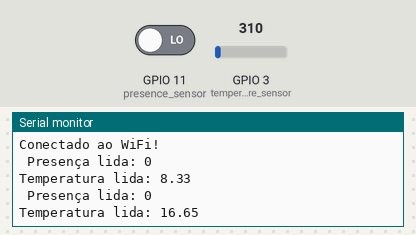
Recording of a sketch running on a simulated ESP32-S3. Shown: the last lines printed to the serial monitor. Inputs (shaded band) come from the test bench; at power-on: GPIO 3 (temperature_sensor) = 310, GPIO 11 (presence_sensor) LOW. WiFi joins after 1.5 s; servers stay silent unless stated; uploads are accepted with an empty reply; the local clock reads 2024-03-15 10:24:30 at power-on unless the sketch sets it.

Above: at 4.8 s.
4.9 s: GPIO 3 (temperature_sensor) set to 372
At 5.56 s:
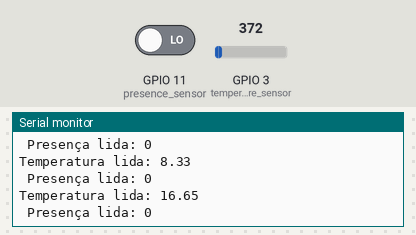
6.4 s: GPIO 11 (presence_sensor) driven HIGH
At 7.36 s:
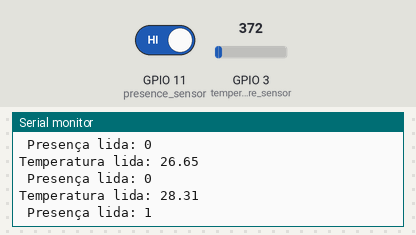
7.9 s: GPIO 3 (temperature_sensor) set to 434
At 8.9 s:
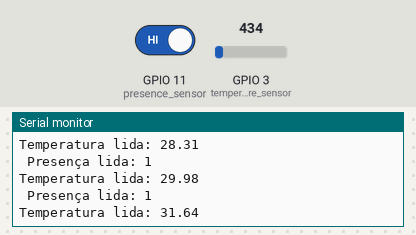
Timing chart, 0 to 10.9 s (numbered marks = the images above; inputs shaded):
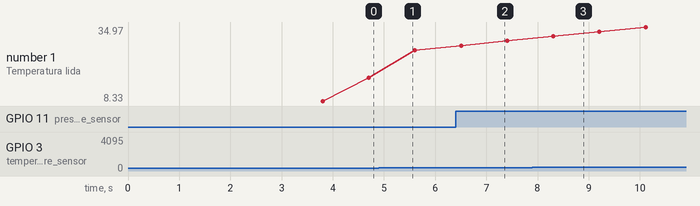

The sketch:

sensores.ino
```cpp
#include <HTTPClient.h>
#include <WiFi.h>
#include <time.h>


int presence_sensor = 11;
int last_presence_state = LOW;  // the previous reading from the input pin
int presence_state;             // the current reading from the input pin
int temperature_sensor = A2;
float temp_reading;
float tempC;
int connected_wifi = 0;

const char* SERVER_URL_POST = "http://192.168.15.38:8080/dados-sensores";

unsigned long last_debounce_time = 0;  // the last time the output pin was toggled
unsigned long debounce_delay = 300;    // the debounce time; increase if the output flickers

float readings_temperature[3] = { 0, 0, 0 };
int index_temp = 0;

//Função para suavizar medida analógica
float moving_average(float newValue) {
  readings_temperature[index_temp] = newValue;
  index_temp = (index_temp + 1) % 3;

  float sum = readings_temperature[0] + readings_temperature[1] + readings_temperature[2];
  return sum / 3.0;
}

// Função para conectar a redes Wi-Fi
void connectToWiFi() {
  WiFi.disconnect();
  delay(100);
  WiFi.begin("NEPOMUCENO", "Sthe120605");
  int attempts = 0;
  while (WiFi.status() != WL_CONNECTED && attempts < 20) {
    delay(500);
    Serial.print(".");
    attempts++;
  }

  if (WiFi.status() == WL_CONNECTED) {
    Serial.print("\nConectado ao WiFi!");
    connected_wifi = 1;
  }

  //Se não conseguiu se conectar em 20 tentativas em cada rede, tenta depois de 10 segundos
  if (!connected_wifi) {
    Serial.println("\nFalha ao conectar a rede disponibilizada");
    delay(10000);  // Intervalo antes de tentar
  }
}

int send_sensor_data(String id, String timestamp, String tipo_sensor, String tipo_leitura, String valor) {
  // Inspirado por https://stackoverflow.com/questions/3677400/making-a-http-post-request-using-arduino
  // Check if we are Connected.
  if (WiFi.status() == WL_CONNECTED) {  //Check WiFi connection status
    HTTPClient http;
    String jsondata = "{";
    jsondata += "\"id\":\"" + id + "\",";
    jsondata += "\"timestamp\":\"" + timestamp + "\",";
    jsondata += "\"tipo-sensor\":\"" + tipo_sensor + "\",";
    jsondata += "\"tipo-leitura\":\"" + tipo_leitura + "\",";
    jsondata += "\"valor\":" + valor;
    jsondata += "}";

    http.begin(SERVER_URL_POST);  //Specify request destination
    http.addHeader("Content-Type", "application/json");
    int httpResponseCode = http.POST(jsondata);  //Send the actual POST request

    Serial.print("\n");
    http.writeToStream(&Serial);  // Print the response body

    if (httpResponseCode > 0) {
      String response = http.getString();  //Get the response to the request
      http.end();
      return httpResponseCode;
    } else {
      Serial.print("Error on sending POST: ");
      Serial.println(httpResponseCode);
      http.end();
      return -1;
    }
  }

  return -2;
}

String getTimestamp() {
  time_t now = time(nullptr);

  if (now < 100000) {
    // ainda não sincronizou com NTP
    return "1970-01-01T00:00:00-03:00";
  }

  struct tm* timeinfo = localtime(&now);

  char buffer[35];
  strftime(buffer, sizeof(buffer), "%Y-%m-%dT%H:%M:%S-03:00", timeinfo);

  return String(buffer);
}

void setup() {
  pinMode(presence_sensor, INPUT);
  Serial.begin(9600);
  int attempts = 0;
  while (connected_wifi != 1 && attempts < 3) {
    connectToWiFi();
    if (attempts == 2) {
      Serial.println("Não conseguimos nos conectar ao WiFi!");
    }
    attempts++;
  }
  configTime(10, -3 * 3600, "pool.ntp.org", "time.nist.gov");
  delay(2000);  // dá tempo para sincronizar
}

void loop() {
  int value_presence_sensor = digitalRead(presence_sensor);

  // Implementação do debouncing baseado em https://docs.arduino.cc/built-in-examples/digital/Debounce/
  if (value_presence_sensor != last_presence_state) {
    // reset the debouncing timer
    last_debounce_time = millis();
  }

  if ((millis() - last_debounce_time) > debounce_delay) {

    if (value_presence_sensor != presence_state) {
      presence_state = value_presence_sensor;
    }
  }

  last_presence_state = value_presence_sensor;
  String timestamp = getTimestamp();

  Serial.println("\n Presença lida: " + String(last_presence_state));


  send_sensor_data("1000030", timestamp, "presença", "discreto", String(presence_state));

  float value_temperature_sensor = analogRead(temperature_sensor);
  temp_reading = value_temperature_sensor * (3.3 / 4095.0) * 100;  //simulando o uso de LM35
  tempC = moving_average(temp_reading);

  timestamp = getTimestamp();

  Serial.println("\nTemperatura lida: " + String(tempC));

  send_sensor_data("40230", timestamp, "temperatura", "analogico", String(tempC));


  delay(500);
}
```

Measured:
- after the input at 6.4 s, the serial monitor: prints a new line after 0.81 s (image 2)
- after the input at 7.9 s, the serial monitor: prints a new line after 0.41 s (image 3)
- plotted number 1: 16.65 → 26.65 after the input at 4.9 s, 29.98 → 34.97 after the input at 7.9 s
